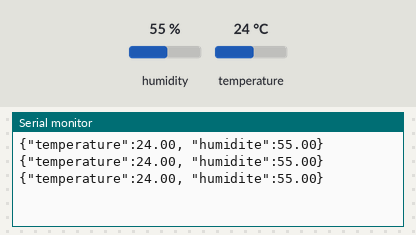
The sketch below on a simulated Arduino Uno, built with avr-gcc and run on an emulated ATmega328P. Parts: the last lines printed to the serial monitor. Inputs (shaded band) come from the test bench; at power-on: humidity 55 %, temperature 24 °C.

Above: at 2.8 s.
2.9 s: humidity set to 22 %
At 5.5 s:
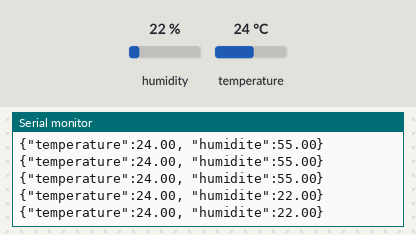
5.6 s: temperature set to 12 °C
At 6.9 s:
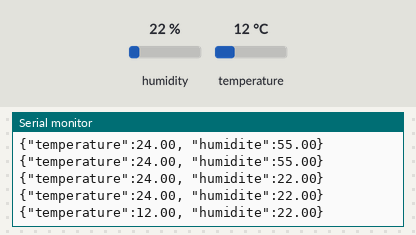
8.3 s: humidity set to 40 %
At 9.5 s:
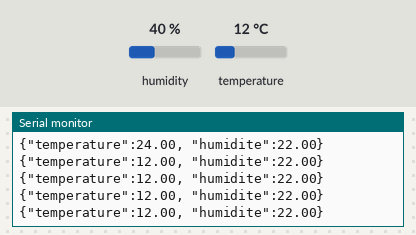
Timing chart, 0 to 11.3 s (numbered marks = the images above; inputs shaded):
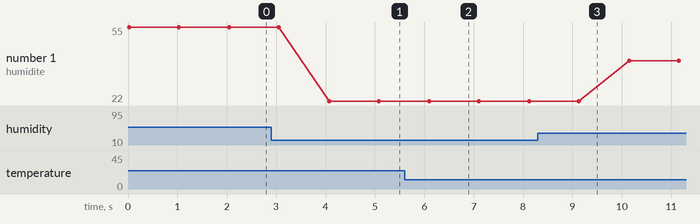

The sketch:

Meteo.ino
```cpp
#include <DHT.h>

const int dataPin = 2;
DHT dht (dataPin, DHT11);

void setup() {
  dht.begin();
  Serial.begin(9600);
}


void loop() {

  float temp = dht.readTemperature();
  float hum = dht.readHumidity();

  Serial.println("{\"temperature\":"+ String(temp) + ", \"humidite\":" + String(hum) + "}");

  delay(1000);

}
```

Measured:
- after the input at 2.9 s, the serial monitor: prints a new line after 1.2 s (image 1)
- after the input at 5.6 s, the serial monitor: prints a new line after 0.50 s (image 2)
- plotted number 1: 55 → 22 after the input at 2.9 s, 22 → 40 after the input at 8.3 s
